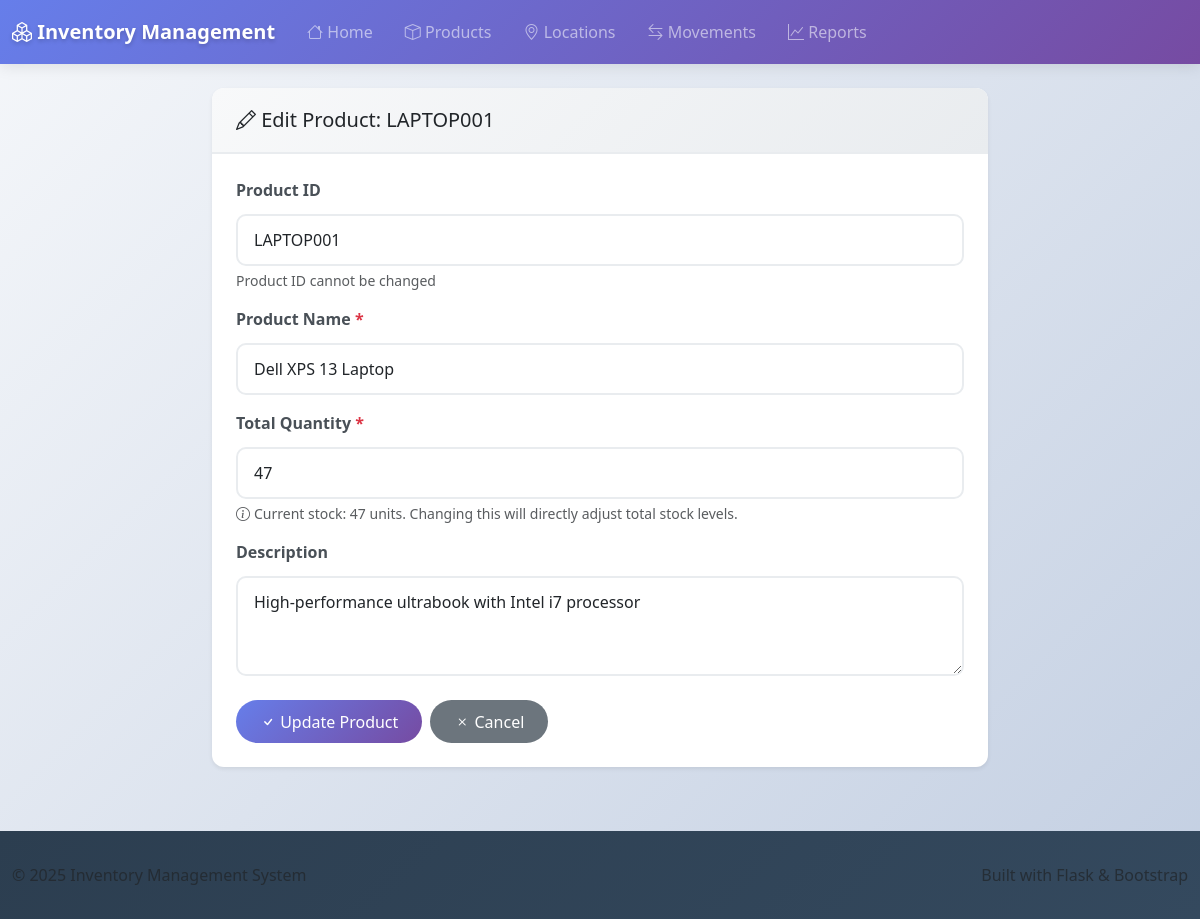
/products/edit/LAPTOP001, run on the app's committed database.
### models.py (models this page shows, shortened)
class Product(db.Model):
    __tablename__ = 'products'
    product_id = db.Column(db.String(50), primary_key=True)
    name = db.Column(db.String(100), nullable=False)
    description = db.Column(db.Text)
    total_qty = db.Column(db.Integer, nullable=False, default=0)
    movements = db.relationship('ProductMovement', backref='product', lazy=True)

### routes.py (the view, shortened to what this page needs)
@main.route('/products/edit/<product_id>', methods=['GET', 'POST'])
def edit_product(product_id):
    product = Product.query.get_or_404(product_id)
    return render_template('edit_product.html', product=product)

### templates/edit_product.html (shortened to what this page needs)
{% extends "base.html" %}
{% block content %}
<div class="row justify-content-center">
    <div class="col-md-8">
        <div class="card border-0 shadow-sm">
            <div class="card-header">
                <h5 class="mb-0"><i class="bi bi-pencil"></i> Edit Product: {{ product.product_id }}</h5>
            </div>
            <div class="card-body">
                <form method="POST">
                    <div class="mb-3">
                        <label for="product_id" class="form-label">Product ID</label>
                        <input type="text" class="form-control" id="product_id" name="product_id"
                               value="{{ product.product_id }}" readonly>
                        <div class="form-text">Product ID cannot be changed</div>
                    </div>
                    <div class="mb-3">
                        <label for="name" class="form-label">Product Name <span class="text-danger">*</span></label>
                        <input type="text" class="form-control" id="name" name="name" required
                               value="{{ product.name }}">
                    </div>
                    <div class="mb-3">
                        <label for="total_qty" class="form-label">Total Quantity <span class="text-danger">*</span></label>
                        <input type="number" class="form-control" id="total_qty" name="total_qty"
                               min="0" value="{{ product.total_qty }}" required>
                        <div class="form-text">
                            <i class="bi bi-info-circle me-1"></i>Current stock: {{ product.total_qty }} units.
                            Changing this will directly adjust total stock levels.
                        </div>
                    </div>
                    <div class="mb-4">
                        <label for="description" class="form-label">Description</label>
                        <textarea class="form-control" id="description" name="description" rows="3">{{ product.description or '' }}</textarea>
                    </div>
                    <div class="d-flex gap-2">
                        <button type="submit" class="btn btn-primary">
                            <i class="bi bi-check"></i> Update Product
                        </button>
                        <a href="{{ url_for('main.products') }}" class="btn btn-secondary">
                            <i class="bi bi-x"></i> Cancel
                        </a>
                    </div>
                </form>
            </div>
        </div>
    </div>
</div>
{% endblock %}

### templates/base.html (style rules this page uses)
:root { --primary-gradient: linear-gradient(135deg, #667eea 0%, #764ba2 100%); --success-gradient: linear-gradient(135deg, #11998e 0%, #38ef7d 100%); --warning-gradient: linear-gradient(135deg, #f093fb 0%, #f5576c 100%); --info-gradient: linear-gradient(135deg, #4facfe 0%, #00f2fe 100%); --shadow-soft: 0 2px 15px rgba(0,0,0,0.1); --shadow-hover: 0 5px 25px rgba(0,0,0,0.15); --border-radius: 12px; }
body { font-family: 'Segoe UI', Tahoma, Geneva, Verdana, sans-serif; background: linear-gradient(135deg, #f5f7fa 0%, #c3cfe2 100%); min-height: 100vh; }
.card { border: none; border-radius: var(--border-radius); box-shadow: var(--shadow-soft); transition: all 0.3s ease; background: white; }
.card-header { background: linear-gradient(135deg, #f8f9fa 0%, #e9ecef 100%); font-weight: 600; border-radius: var(--border-radius) var(--border-radius) 0 0 !important; padding: 1.25rem 1.5rem; border-bottom: 2px solid #e9ecef; }
.card-body { padding: 1.5rem; }
.btn { border-radius: 25px; font-weight: 500; padding: 0.6rem 1.5rem; transition: all 0.3s ease; border: none; }
.btn-primary { background: var(--primary-gradient); }
.form-control, .form-select { border-radius: 10px; border: 2px solid #e9ecef; padding: 0.75rem 1rem; transition: all 0.3s ease; }
.form-label { font-weight: 600; color: #495057; margin-bottom: 0.75rem; }

### data on the page
Product: product_id "LAPTOP001", name "Dell XPS 13 Laptop", total_qty "47", description "High-performance ultrabook with Intel i7 processor"
